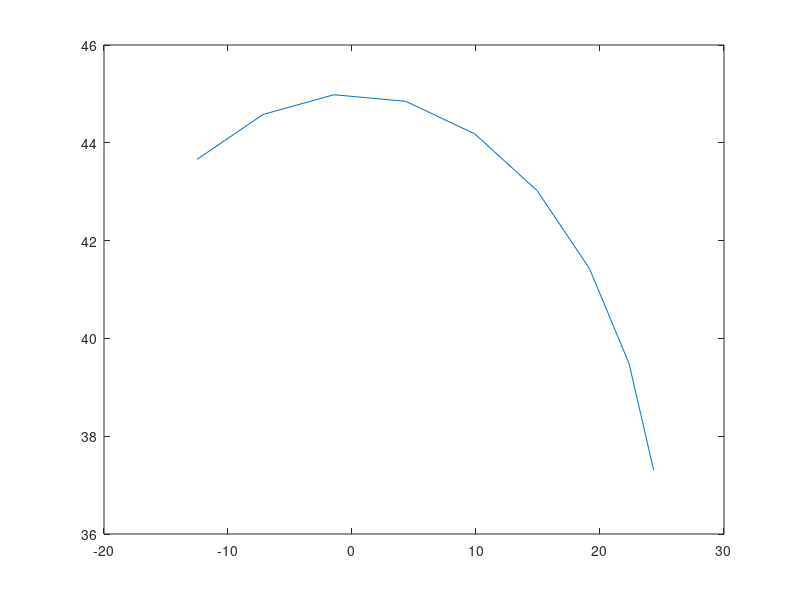

This figure's MATLAB source: (Note: this script raises an error after producing the figure.)
% testiamo la soluzione partendo da punti casuali e da una geometria random

clear all
close all
clc

%% definiamo dei punti di interesse
C = [0,35];
R1 = 25;
R2 = 10;

for i=1:9
    Points(i,1)=C(1)+R1*cosd(120*i/9);
    Points(i,2)=C(2)+R2*sind(120*i/9);
end


plot(Points(:,1),Points(:,2))

%% impostiamo la soluzione di primo tentativo del problema (l'initial guess)

% % geometria QA
X(1) = 0;   %xa 
X(2) = 0;   %ya
X(3) = 30*rand; %xd
X(4) = 0;   %yd
X(5) = 30*rand;  %L1
X(6) = 60*rand;  %L2
X(7) = 60*rand;  %L3
X(8) = 30*rand;  %Lp
X(9) = 30*rand;  %tk

% % angoli

for i=1:9
    t1(i) = 90;
    t2(i) = 0;
    t3(i) = 90;
end

for j=1:9
    X(9+1 +(j-1)*3) = t1(j); 
	X(9+2 +(j-1)*3) = t2(j); 
	X(9+3 +(j-1)*3) = t3(j); 
end

%% risolvo il sistema di equazioni
options = optimoptions(@fsolve,'MaxIterations',300000,'MaxFunctionEvaluations',300000,'DiffMaxChange',150)
f = @(X)QA_by_9PT_noexp(X,Points);
[x,eval] = fsolve(f,X,options);

eval

x(1:9)'

% x = X;

%% visualizzo il meccanismo

% per semplicità, riposizione e rioriento il sistema di riferimento in modo
% che l'origine sia in A e che l'asse x coincida con il quarto membro

%trovo la matrice di rotazione per centrare il QA

v = [x(3),x(4)]-[x(1),x(2)];
v = v/norm(v);

R = [v(1),-v(2),x(1);
    v(2), v(1),x(2);
    0,0,1];
R = inv(R);

d = R* [x(3),x(4),1]'

% trasformo i punti nel nuovo riferimento
Points(:,3)=1;
Rotated_points = R*Points';


%plotto
R1 = norm(x(5)); 
R2 = norm(x(6)); 
R3 = norm(x(7)); 
R4 = norm(d(1)); 
Cu = norm(x(8))*cosd(x(9)); 
Cv = norm(x(8))*sind(x(9)); 

FourBar_plot(R1,R2,R3,R4,Cu,Cv,Rotated_points')
